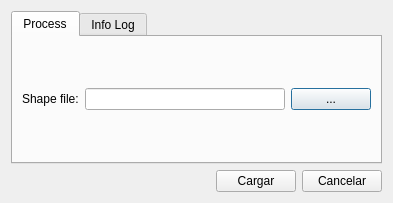
<?xml version="1.0" encoding="UTF-8"?>
<ui version="4.0">
 <class>dlg_incremental</class>
 <widget class="QDialog" name="dlg_incremental">
  <property name="geometry">
   <rect>
    <x>0</x>
    <y>0</y>
    <width>393</width>
    <height>203</height>
   </rect>
  </property>
  <property name="windowTitle">
   <string>Roturas - Carga incremental</string>
  </property>
  <layout class="QGridLayout" name="gridLayout">
   <item row="0" column="0" rowspan="2" colspan="3">
    <widget class="QTabWidget" name="mainTab">
     <property name="currentIndex">
      <number>0</number>
     </property>
     <widget class="QWidget" name="tab">
      <attribute name="title">
       <string>Process</string>
      </attribute>
      <layout class="QGridLayout" name="gridLayout_2">
       <item row="0" column="2">
        <widget class="QPushButton" name="btn_shp_path">
         <property name="sizePolicy">
          <sizepolicy hsizetype="Maximum" vsizetype="Preferred">
           <horstretch>30</horstretch>
           <verstretch>0</verstretch>
          </sizepolicy>
         </property>
         <property name="text">
          <string>...</string>
         </property>
        </widget>
       </item>
       <item row="0" column="1">
        <widget class="QLineEdit" name="txt_shp_path">
         <property name="sizePolicy">
          <sizepolicy hsizetype="MinimumExpanding" vsizetype="Fixed">
           <horstretch>0</horstretch>
           <verstretch>0</verstretch>
          </sizepolicy>
         </property>
        </widget>
       </item>
       <item row="0" column="0">
        <widget class="QLabel" name="lbl_shapefile">
         <property name="sizePolicy">
          <sizepolicy hsizetype="Preferred" vsizetype="Preferred">
           <horstretch>0</horstretch>
           <verstretch>0</verstretch>
          </sizepolicy>
         </property>
         <property name="text">
          <string>Shape file:</string>
         </property>
        </widget>
       </item>
      </layout>
     </widget>
     <widget class="QWidget" name="tab_infolog">
      <attribute name="title">
       <string>Info Log</string>
      </attribute>
      <layout class="QGridLayout" name="gridLayout_3">
       <item row="0" column="0">
        <widget class="QTextEdit" name="txt_infolog"/>
       </item>
      </layout>
     </widget>
    </widget>
   </item>
   <item row="3" column="0">
    <spacer name="horizontalSpacer">
     <property name="orientation">
      <enum>Qt::Horizontal</enum>
     </property>
     <property name="sizeHint" stdset="0">
      <size>
       <width>40</width>
       <height>20</height>
      </size>
     </property>
    </spacer>
   </item>
   <item row="3" column="2">
    <widget class="QPushButton" name="btn_cancel">
     <property name="text">
      <string>Cancelar</string>
     </property>
    </widget>
   </item>
   <item row="3" column="1">
    <widget class="QPushButton" name="btn_load">
     <property name="text">
      <string>Cargar</string>
     </property>
    </widget>
   </item>
  </layout>
 </widget>
 <resources/>
 <connections/>
</ui>
